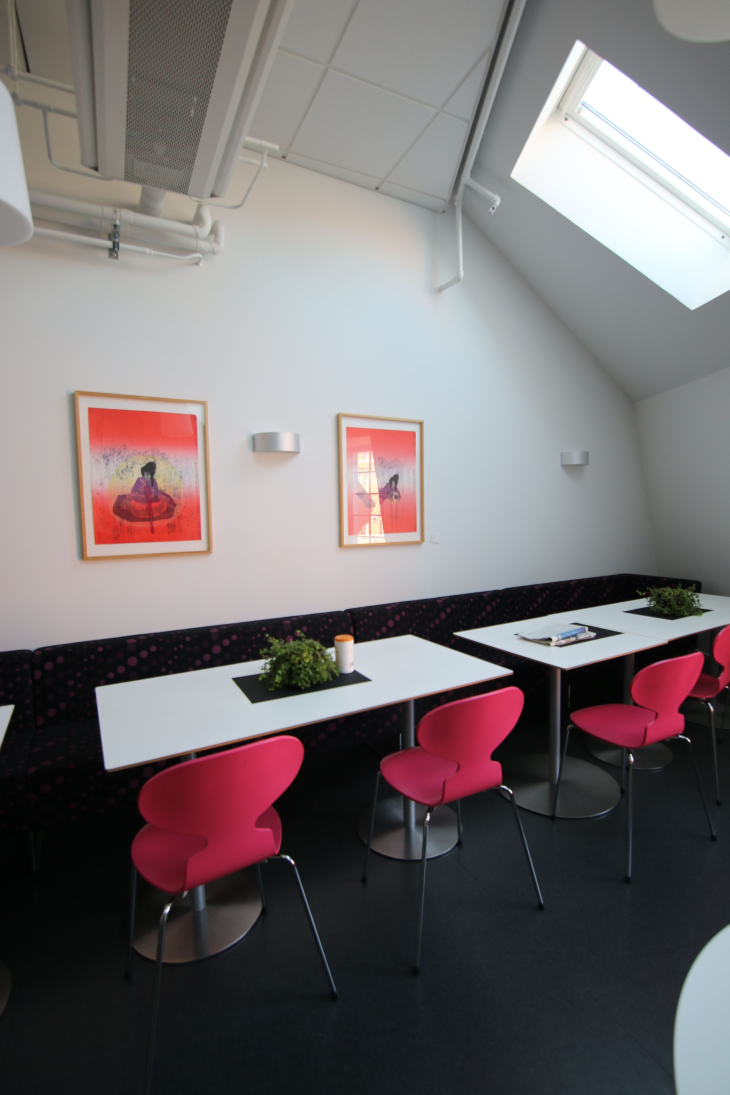
#> input picture code/My Images/img01.jpg, 3648 x 5472 px (shown at 1/5 size)
$ python stitch.py
#> lines starting #> are read from the running program, lines starting #| are printed output that depends on the picture
### code/panorama.py
import cv2
import numpy as np
import imutils

class Stitcher:
	def __init__(self):
		self.isv3 = imutils.is_cv3()

	def stitch(self, images, ratio=0.75, reprojThresh=4.0,
		showMatches=False):
		# unpack the images, then detect keypoints and extract
		# local invariant descriptors from them
		(imageB, imageA) = images
		(kpsA, featuresA) = self.detectAndDescribe(imageA)
		(kpsB, featuresB) = self.detectAndDescribe(imageB)

		# match features between the two images
		M = self.matchKeypoints(kpsA, kpsB,
			featuresA, featuresB, ratio, reprojThresh)

		# if the match is None, then there aren't enough matched
		# keypoints to create a panorama
		if M is None:
			return None
		# otherwise, apply a perspective warp to stitch the images
		# together
		(matches, H, status) = M
		result = cv2.warpPerspective(imageA, H,
			(imageA.shape[1] + imageB.shape[1], imageA.shape[0]))
		result[0:imageB.shape[0], 0:imageB.shape[1]] = imageB

		# check to see if the keypoint matches should be visualized
		if showMatches:
			vis = self.drawMatches(imageA, imageB, kpsA, kpsB, matches,
				status)

			# return a tuple of the stitched image and the
			# visualization
			return (result, vis)

		# return the stitched image
		return result

	def detectAndDescribe(self, image):
		# convert the image to grayscale
		gray = cv2.cvtColor(image, cv2.COLOR_BGR2GRAY)
 		#print 'here is am'
		# check to see if we are using OpenCV 3.X
		'''
		if self.isv3:
			# detect and extract features from the image
			descriptor = cv2.xfeatures2d.SIFT_create()
			(kps, features) = descriptor.detectAndCompute(image, None)
			print 'Here I am'
 		'''
		# otherwise, we are using OpenCV 2.4.X
		#else:
		# detect keypoints in the image
		print 'Here I am'
		detector = cv2.FeatureDetector_create("SIFT")
		kps = detector.detect(gray)
		print 'Here I am not'

		# extract features from the image
		extractor = cv2.DescriptorExtractor_create("SIFT")
		(kps, features) = extractor.compute(gray, kps)

		# convert the keypoints from KeyPoint objects to NumPy
		# arrays
		kps = np.float32([kp.pt for kp in kps])

		# return a tuple of keypoints and features
		return (kps, features)

	# [51 lines left out: functions matchKeypoints, drawMatches, not called in this run]

### code/stitch.py
# import the necessary packages
from panorama import Stitcher
import argparse
import imutils
import cv2

# load the two images and resize them to have a width of 400 pixels
# (for faster processing)
imageA = cv2.imread('My Images/img01.jpg')
#> imageA is the input picture: shape (5472, 3648, 3); mean B, G, R 113.5, 112, 118.5
imageB = cv2.imread('My Images/img02.jpg')
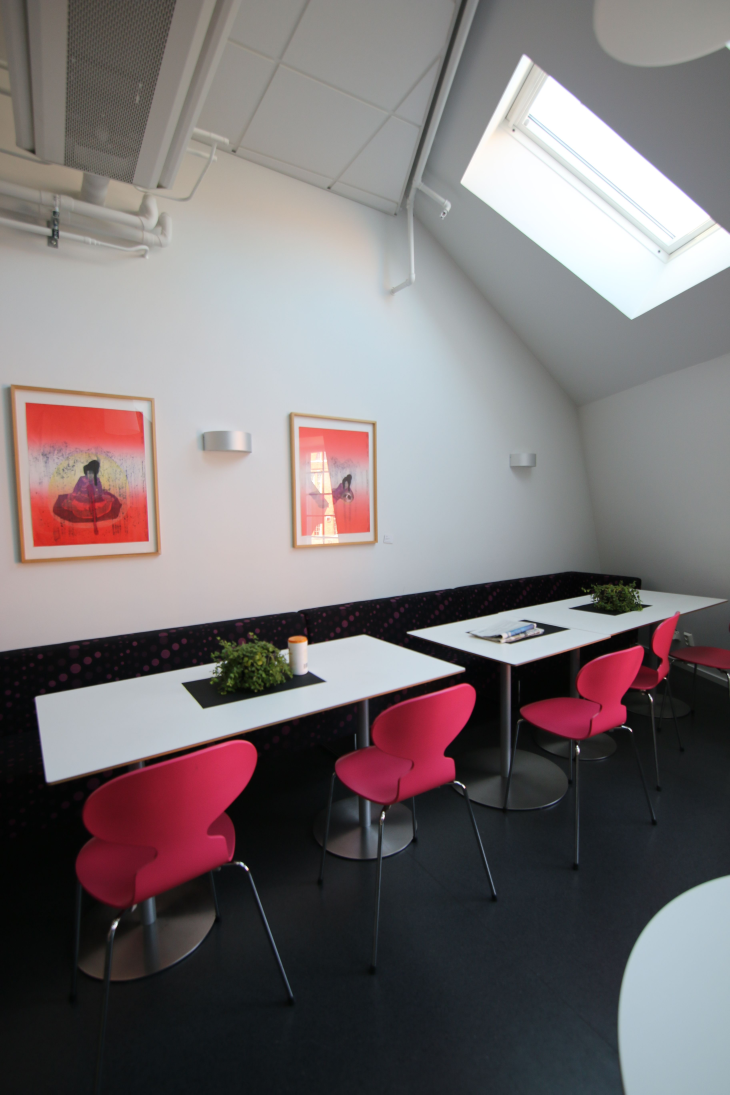
#> input picture code/My Images/img02.jpg, 3648 x 5472 px (shown at 1/5 size)
#> imageB is the input picture: shape (5472, 3648, 3); mean B, G, R 115.4, 113.8, 120.6
'''
cv2.imshow('imageA',imageA)
cv2.imshow('imageB', imageB)
cv2.waitKey(0)
cv2.destroyAllWindows()
'''
#imageA = imutils.resize(imageA, width=400)
#imageB = imutils.resize(imageB, width=400)

# stitch the images together to create a panorama
stitcher = Stitcher()
(result, vis) = stitcher.stitch([imageA, imageB], showMatches=True)
#> in detectAndDescribe, `gray = cv2.cvtColor(image, cv2.COLOR_BGR2GRAY)`:
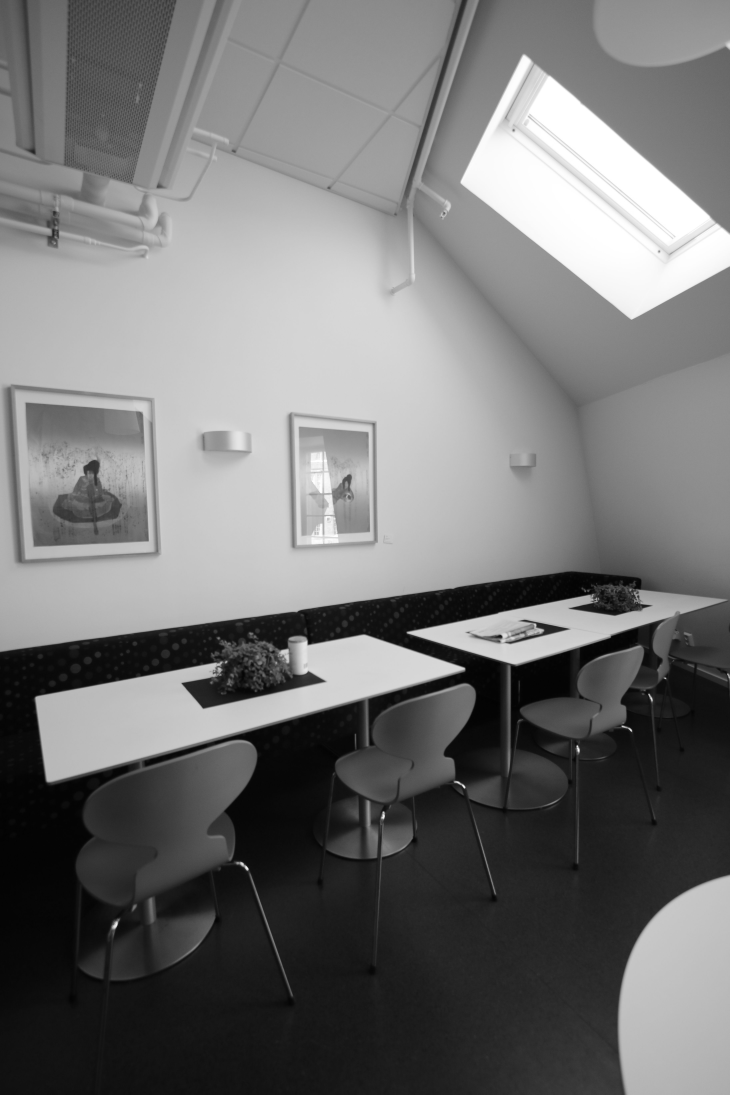
#> gray: shape (5472, 3648) (shown at 1/5 size); min 1, max 255, mean 116
#> (the run stopped early here; a loop or call above may not have finished)
